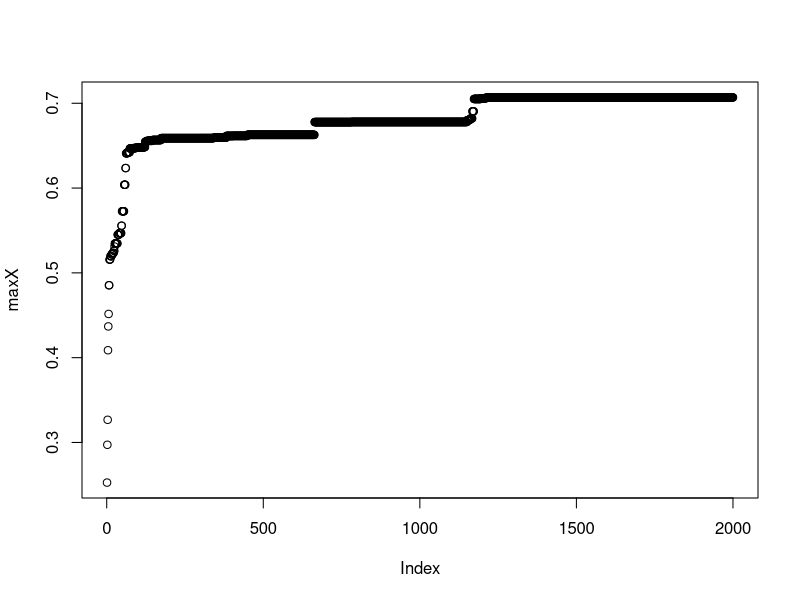
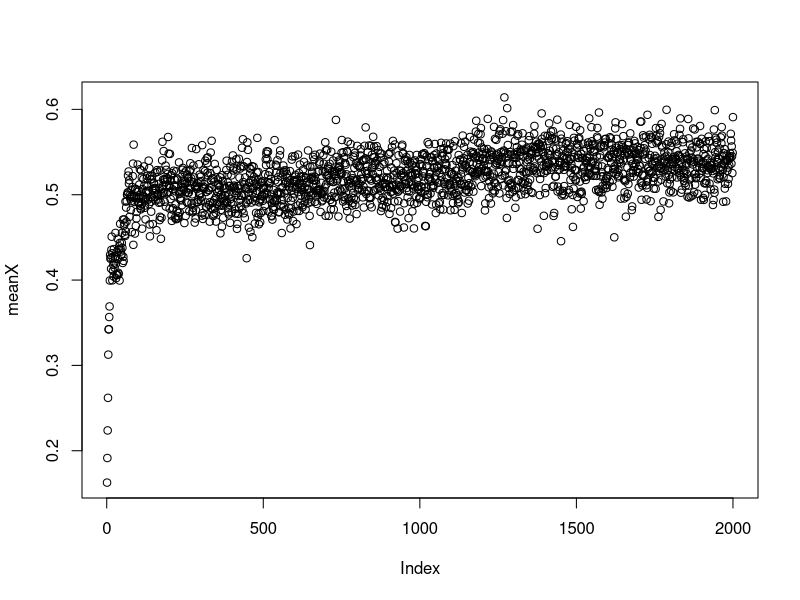

These figures' R source, in order:
################################################################################

# define basic parameters
n <- 10
m <- 100
lb <- 0
ub <- 10
probCrossover <- 0.9
probMutatuin <- 0.5
set.seed(3011)

################################################################################

# objective function
f <- function(x) {
  # throw an exception: product of x >= 0.75
  if(prod(x) < 0.75)
    return(0)
  else
    return(abs((sum(cos(x) ^ 4) - 2 * prod(cos(x) ^ 2)) / sqrt(sum(x ^ 2 * 1:n))))
}

################################################################################

compare <- function(){
  return(c(max(fitnessEval(initialPopulation)), max(fitnessEval(x)), mean(fitnessEval(initialPopulation)), mean(fitnessEval(x))))
}

################################################################################

# original population
initialPopulation <- matrix(runif(n * m, lb, ub), nr = n, nc = m)
rownames(initialPopulation) <- paste0("Cromosome", 1:n)
colnames(initialPopulation) <- paste0("Solution", 1:m)

################################################################################

# evaluate the fitness score
fitnessEval <- function(population) {
  
  fitness <- c()
  
  for(i in 1:ncol(population)) {
    fitness <- c(fitness, f(population[, i]))
  }
  
  return(fitness)
}

################################################################################

# sort fitness
fitnessSort <- function(population) {
  
  fitness <- fitnessEval(population)
  return(population[, order(fitness)])
  
}

################################################################################

# selection from population
selection <- function(population) {
  population <- fitnessSort(population)
  fitness <- fitnessEval(population)
  probSelect <- fitness / sum(fitness)
  cumProbSelect <- cumsum(probSelect)
  
  bestSol <- population[, (m * 0.8):m]
  
  ran <- runif(m * 0.8, 0, 1)
  index <- c()
  
  for(i in 1:(m * 0.8)) {
    for(j in 1:m) {
      if(ran[i] <= cumProbSelect[j]) {
        index <- c(index, j)
        break
      }
    }
  }
  
  newSelectionPopulation <- bestSol
  for(i in 1:(m * 0.8 - 1)) {
    newSelectionPopulation <- cbind(newSelectionPopulation, population[, index[i]])
  }
  
  newSelectionPopulation <- fitnessSort(newSelectionPopulation)
  
  rankSelect <- fitnessSort(newSelectionPopulation[, sample(1:m, replace = T, prob = probSelect)])
    
  newSelectionPopulation <- cbind(rankSelect[, 1:(m - 1)], newSelectionPopulation[, m])
  
  colnames(newSelectionPopulation) <- paste0("Solution", 1:m)
  
  return(newSelectionPopulation)
}

x=selection(initialPopulation)
compare()

################################################################################

# crossover from population
crossover <- function(population, probCrossover) {
  sexPartner <- sample(1:m)
  population <- population[, sexPartner]
  newCrossoverPopulation <- c()
  
  for(i in seq(1, m, 2)) {
    flag <- sample(c(0,1), 1, prob = c(1 - probCrossover, probCrossover))
    if(flag == 1)
      newCrossoverPopulation <- cbind(newCrossoverPopulation, crossoverADT(population[, i:(i + 1)]))
    else
      newCrossoverPopulation <- cbind(newCrossoverPopulation, population[, i:(i + 1)])
  }
  
  # survive solutions from previous generation
  surviveSol <- fitnessSort(population)[, (m * 0.9 + 1):m]
  newCrossoverPopulation <- cbind(fitnessSort(newCrossoverPopulation)[, (m * 0.1 + 1):m], surviveSol)
  
  colnames(newCrossoverPopulation) <- paste0("Solution", 1:m)
  rownames(newCrossoverPopulation) <- paste0("Cromosome", 1:n)
  return(newCrossoverPopulation)
}

crossoverADT <- function(population) {
  
  iter <- 0
  
  repeat {
    index <- sample(1:(n - 1), 1)
    
    sol1_vector <- population[1:index, 1]
    sol1_vector2 <- population[(index + 1):n, 1]
    
    sol2_vector <- population[1:index, 2]
    sol2_vector2 <- population[(index + 1):n, 2]
    
    newSol <- c(sol1_vector, sol2_vector2)
    newSol2 <- c(sol2_vector, sol1_vector2)
    
    if(all(prod(newSol) >= 0.75 & prod(newSol2) >= 0.75))
      break
    else
      iter = iter + 1
    if(iter > 20)
      return(population)
  }
  return(cbind(newSol, newSol2))
}

x = crossover(x, probCrossover)
compare()

################################################################################

# mutation of population
mutation <- function(population, probMutatuin) {
  
  newMutationPopulation <- fitnessSort(population)
  for(i in 1:(m - 1)) {
    #i=1
    flag <- sample(c(0,1), 1, prob = c(1 - probMutatuin, probMutatuin))
    if(flag == 1) {
      post <- sample(1:n,1)
      repeat {
        for(j in 1:post) {
          index <- sample(1:n, 1)
          newMutationPopulation[index, i] <- runif(1, lb, ub)
        }
        if(prod(newMutationPopulation[, i]) >= 0.75)
          break
      }
    }
  }
  
  # survive solutions from previous generation
  surviveSol <- fitnessSort(population)[, (m * 0.9 + 1):m]
  newMutationPopulation <- cbind(fitnessSort(newMutationPopulation)[, (m * 0.1 + 1):m], surviveSol)
  
  return(newMutationPopulation)
}

x = mutation(x, probMutatuin)
compare()

################################################################################

x <- mutation(crossover(selection(initialPopulation), probCrossover), probMutatuin)
maxX <- c()
meanX <- c()
for(i in 1:2000){
  x <- mutation(crossover(selection(x), probCrossover), probMutatuin)
  maxX <- c(maxX,max(fitnessEval(x)))
  meanX <- c(meanX, mean(fitnessEval(x)))
  print(paste0("Loop", i," Finish"))
}

compare()

plot(maxX)
plot(meanX)

################################################################################